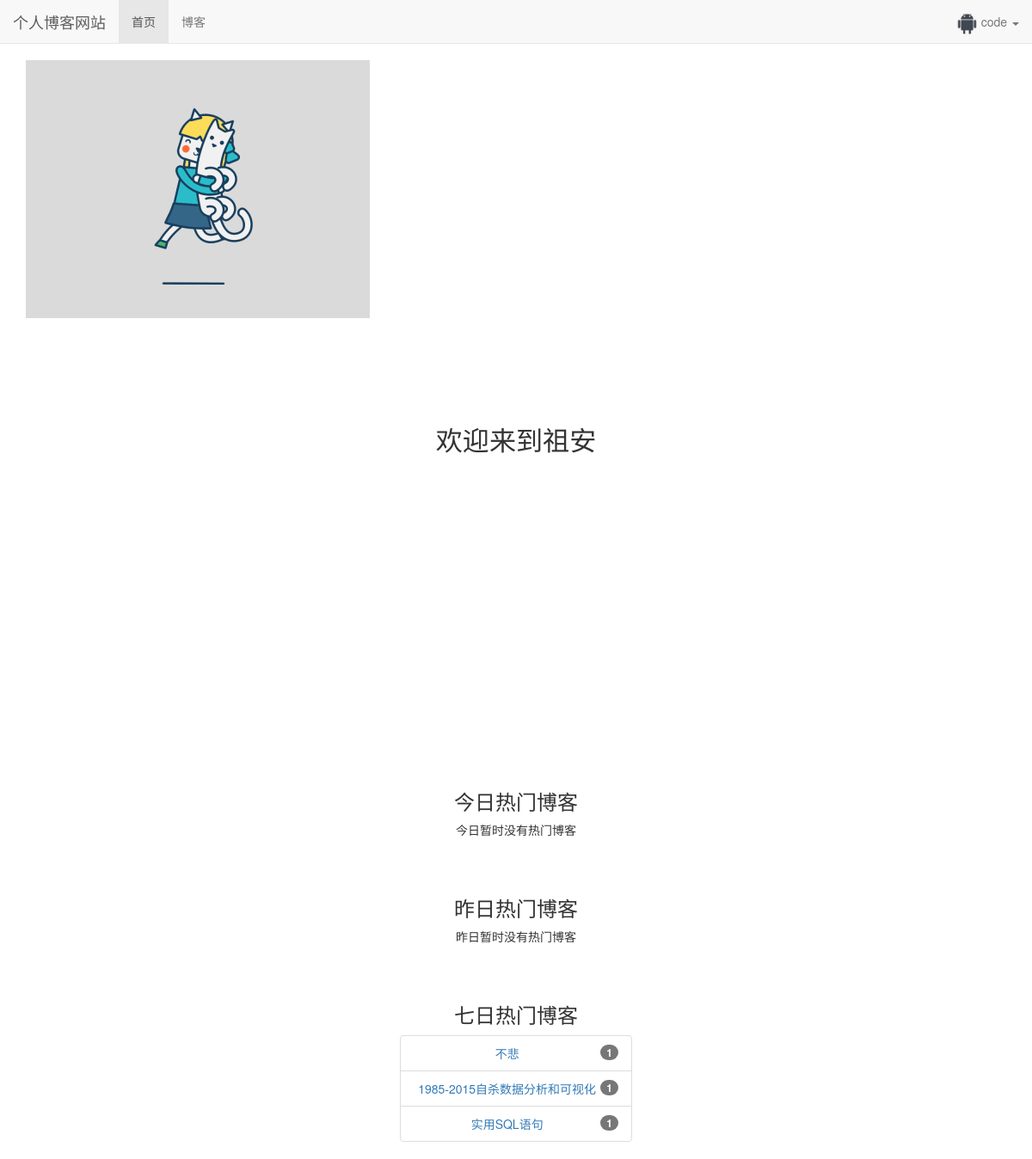
The app's page / (signed in), older data.
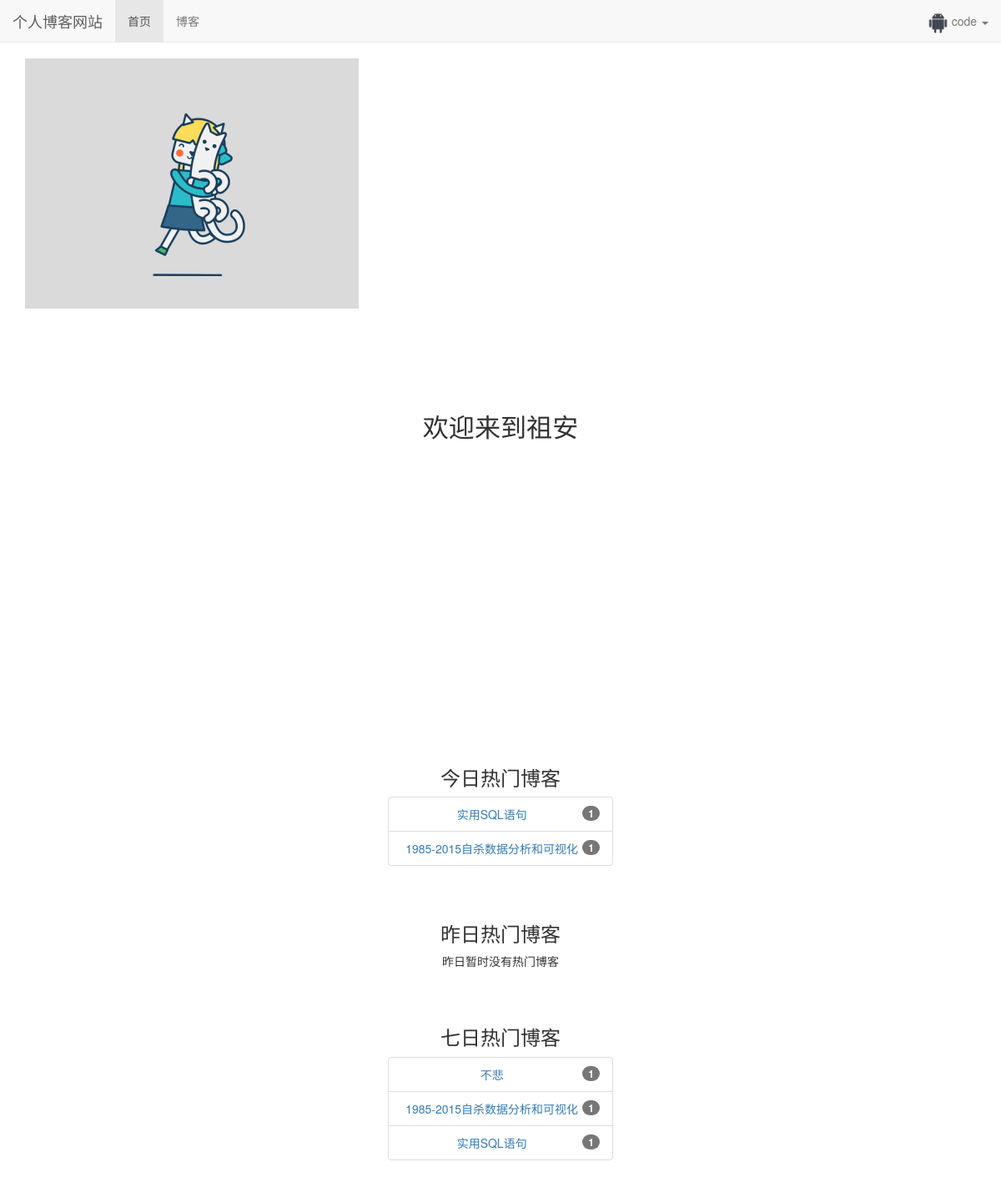
The same page, newer data.
### user/models.py (models this page shows, shortened)
class Profile(models.Model):
	user = models.OneToOneField(User, on_delete=models.CASCADE, verbose_name='用户名')
	nickname = models.CharField(max_length=20, verbose_name='昵称')
	photo = models.ImageField(upload_to='photo',verbose_name='头像',default='')

### bowen/models.py (models this page shows, shortened)
class Blog(models.Model,ReadNumModel):
    blog_type =models.ForeignKey(BlogType,on_delete=models.CASCADE)
    title = models.CharField(max_length=50)
    content = RichTextUploadingField()
    author = models.ForeignKey(User,on_delete=models.CASCADE)
    read_details =GenericRelation(ReadDetail)
    created_time = models.DateTimeField(auto_now_add=True)
    last_updated_time = models.DateTimeField(auto_now=True)
    class Meta:
        ordering =['-created_time']

### read_statistics/models.py (models this page shows)
class ReadDetail(models.Model):
    read_num=models.IntegerField(default=0)
    date = models.DateField(default=timezone.now)
    content_type=models.ForeignKey(ContentType,on_delete=models.CASCADE)
    object_id=models.PositiveIntegerField()
    content_object=GenericForeignKey('content_type','object_id')

### blog/views.py (the view)
# urls.py: 2. Add a URL to urlpatterns:  path('', views.home, name='home')
def home(request):
    blog_content_type =ContentType.objects.get_for_model(Blog)
    dates,read_nums=get_7_days_read_data(blog_content_type)
    hot_data_7days=cache.get('hot_data_7days')
    if hot_data_7days is None:
        hot_data_7days=get_7_days_blog()
        cache.set('hot_data_7days',hot_data_7days,3600)
    context={}
    context['dates']=dates
    context['read_nums']=read_nums
    context['hot_data_ysday']=get_ysday_hot_data(blog_content_type)
    context['hot_data_day']=get_day_hot_data(blog_content_type)
    context['hot_data_7days']=hot_data_7days
    return render(request,'home.html', context)

### blog/views.py (called while the page is built)
def get_7_days_blog():
    today=timezone.now().date()
    date =today-datetime.timedelta(days=7)
    blogs=Blog.objects.filter(read_details__date__lt=today,read_details__date__gte=date) \
                      .values('id','title') \
                      .annotate(read_num_sum=Sum('read_details__read_num')) \
                      .order_by('-read_num_sum')
    return blogs[:7]

### read_statistics/utils.py (called while the page is built)
def get_7_days_read_data(content_type):
    today=timezone.now().date()
    dates=[]
    read_nums=[]
    for  i in range(6,-1,-1):
        date=today -datetime.timedelta(days=i)
        dates.append(date.strftime('%m/%d'))
        read_details = ReadDetail.objects.filter(content_type=content_type,date=date)
        result = read_details.aggregate(read_num_sum=Sum('read_num'))
        read_nums.append(result['read_num_sum'] or 0)
    return dates, read_nums

def get_day_hot_data(content_type):
    today=timezone.now().date()
    read_details =ReadDetail.objects.filter(content_type=content_type,date=today).order_by('-read_num')
    return read_details[:7]

def get_ysday_hot_data(content_type):
    today=timezone.now().date()
    yesterday =today-datetime.timedelta(days=1)
    read_details =ReadDetail.objects.filter(content_type=content_type,date=yesterday).order_by('-read_num')
    return read_details[:7]

### user/context_processors.py (called while the page is built)
def login_modal_form(request):
	return {'login_modal_form': loginForm()}

### user/models.py (called while the page is built)
def get_nickname_or_username(self):
	if Profile.objects.filter(user=self).exists():
		profile=Profile.objects.get(user=self)
		return profile.nickname
	else:
		return self.username

### templates/home.html (shortened to what this page needs)
{% extends 'base.html' %}
{% load static %}
{% block header_extends %}
    <link rel="stylesheet" href="{% static 'home.css' %}">
    <link rel="stylesheet" href="{% static 'bootstrap-3.3.7/css/bootstrap.min.css' %}">
{% endblock %}
{% block nav_home_active %}active{% endblock %}
{% block content %}
    <div class="container">
        <img src="{% static 'matter/home.gif' %}">
    </div>
    <h3 class="home">欢迎来到祖安</h3>
    <div id="container"></div>
    <div class="hot-data container" style="width: 300px;">
        <h3 class="">今日热门博客</h3>
        <ul class="list-group">
            {% for hot_data in hot_data_day %}
                <li class="list-group-item">
                    <span class="badge">{{ hot_data.read_num }}</span>
                    <a href="{% url 'blog_detail' hot_data.content_object.pk %}">
                    {{ hot_data.content_object.title }}</a></li>
            {% empty %}
                <li>今日暂时没有热门博客</li>
            {% endfor %}
        </ul>
    </div>
    <div class="hot-data container" style="width: 300px;">
        <h3>昨日热门博客</h3>
        <ul class="list-group">
            {% for hot_data in hot_data_ysday %}
                <li class="list-group-item"><a href="{% url 'blog_detail' hot_data.content_object.pk %}">
                    {{ hot_data.content_object.title }}</a>
                    <span class="badge">{{ hot_data.read_num }}</span>
                </li>
            {% empty %}
                <li>昨日暂时没有热门博客</li>
            {% endfor %}
        </ul>
    </div>
    <div class="hot-data container" style="width: 300px;">
        <h3>七日热门博客</h3>
        <ul class="list-group">
            {% for hot_blog in hot_data_7days %}
                <li class="list-group-item"><a href="{% url 'blog_detail' hot_blog.id %}">
                    {{ hot_blog.title }}</a>
                    <span class="badge">{{ hot_blog.read_num_sum }}</span>
                </li>
            {% empty %}
                <li>七天暂时没有热门博客</li>
            {% endfor %}
        </ul>
    </div>
{% endblock %}

### templates/base.html (shortened to what this page needs)
{% load static  %}
<!DOCTYPE html>
<html lang="zh-CN">
<head>
    <link rel="stylesheet" href="{% static 'base.css' %}">
    <link rel="stylesheet" href="{% static 'bootstrap-3.3.7/css/bootstrap.min.css' %}">
    {% block header_extends %}{% endblock %}
</head>
<boby>
    <div class="navbar navbar-default navbar-fixed-top" role="navigation">
        <div class="container_fluid">
            <div class="navbar-header">
                <a class="navbar-brand" href="{% url 'home' %}">
                    个人博客网站</a>
            </div>
            <div id="navbar-collapse" class="collapse navbar-collapse">
                <ul class="nav navbar-nav">
                    <li class="{% block nav_home_active %}{% endblock %}">
                        <a href="{% url 'home' %}">首页</a></li>
                    <li class="{% block nav_blog_active %}{% endblock %}">
                        <a href="{% url 'blog_list' %}">博客</a></li>
                </ul>
                <ul class="nav navbar-nav navbar-right" style="margin-right: 0;">
                    {% if not user.is_authenticated %}
                        <li><a href="{% url 'login' %}?from={{ request.get_full_path }}">登录</a></li>
                        <li><a href="{% url 'register' %}?from={{ request.get_full_path }}">注册</a></li>
                    {% else %}
                        <li class="dropdown">
                          <a href="#" class="dropdown-toggle" data-toggle="dropdown" role="button" style="height: 50px;">
                            <li><img src="{{MEDIA_URL}}{{ request.user.profile.photo }}" alt="..." class="img-circle dropdown-toggle" style="width: 25px;height: 25px;">
                            {{ user.get_nickname_or_username }}
                            <span class="caret"></span></a>
                        </li>
                    {% endif %}
                </ul>
            </div>
        </div>
    </div>
    {% block content %}{% endblock %}
</body>
</html>

### static/base.css (style rules this page uses)
* { margin: 0; padding: 0; }
ul { list-style-type: none !important; }

### static/home.css (style rules this page uses)
h3.home { font-size: 222%; text-align: center; margin-top: 4em; margin-bottom: 2em; }
div#container { margin: 0 auto; height: 20em; min-width: 20em; max-width: 30em; }
div.hot-data { text-align: center; margin-top: 2em; width: 300px; }

Row changes from the older to the newer data that the page shows:
added ReadDetail: read_num "1", content_object "实用SQL语句"
added ReadDetail: read_num "1", content_object "1985-2015自杀数据分析和可视化"
Text that changed along with them:
text no longer shown: "今日暂时没有热门博客"
